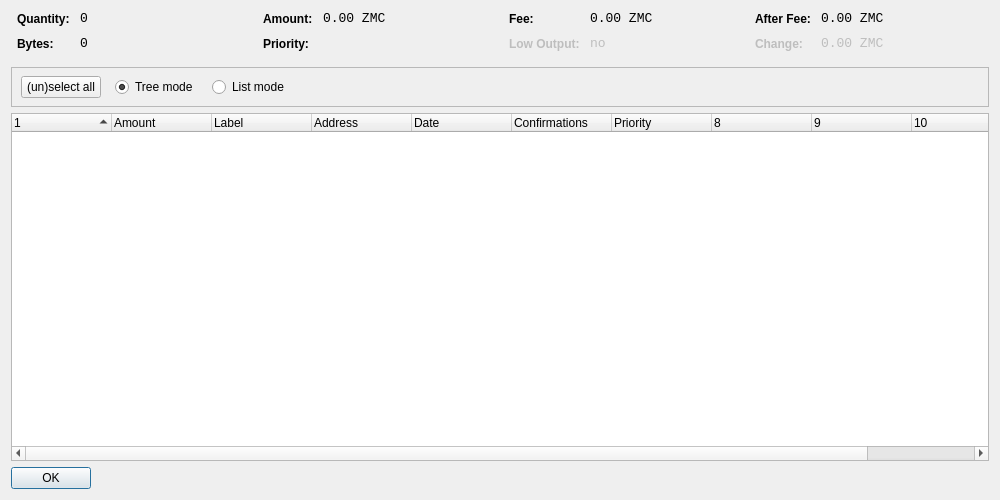
<?xml version="1.0" encoding="UTF-8"?>
<ui version="4.0">
 <class>CoinControlDialog</class>
 <widget class="QDialog" name="CoinControlDialog">
  <property name="geometry">
   <rect>
    <x>0</x>
    <y>0</y>
    <width>1000</width>
    <height>500</height>
   </rect>
  </property>
  <property name="windowTitle">
   <string>Coin Control</string>
  </property>
  <layout class="QVBoxLayout" name="verticalLayout">
   <item>
    <layout class="QHBoxLayout" name="horizontalLayoutTop" stretch="0,0,0,0">
     <property name="topMargin">
      <number>0</number>
     </property>
     <property name="bottomMargin">
      <number>10</number>
     </property>
     <item>
      <layout class="QFormLayout" name="formLayoutCoinControl1">
       <property name="horizontalSpacing">
        <number>10</number>
       </property>
       <property name="verticalSpacing">
        <number>10</number>
       </property>
       <property name="leftMargin">
        <number>6</number>
       </property>
       <property name="rightMargin">
        <number>6</number>
       </property>
       <item row="0" column="0">
        <widget class="QLabel" name="labelCoinControlQuantityText">
         <property name="styleSheet">
          <string notr="true">font-weight:bold;</string>
         </property>
         <property name="text">
          <string>Quantity:</string>
         </property>
        </widget>
       </item>
       <item row="0" column="1">
        <widget class="QLabel" name="labelCoinControlQuantity">
         <property name="font">
          <font>
           <family>Monospace</family>
           <pointsize>10</pointsize>
          </font>
         </property>
         <property name="cursor">
          <cursorShape>IBeamCursor</cursorShape>
         </property>
         <property name="contextMenuPolicy">
          <enum>Qt::ActionsContextMenu</enum>
         </property>
         <property name="text">
          <string notr="true">0</string>
         </property>
         <property name="textInteractionFlags">
          <set>Qt::LinksAccessibleByMouse|Qt::TextSelectableByKeyboard|Qt::TextSelectableByMouse</set>
         </property>
        </widget>
       </item>
       <item row="1" column="0">
        <widget class="QLabel" name="labelCoinControlBytesText">
         <property name="styleSheet">
          <string notr="true">font-weight:bold;</string>
         </property>
         <property name="text">
          <string>Bytes:</string>
         </property>
        </widget>
       </item>
       <item row="1" column="1">
        <widget class="QLabel" name="labelCoinControlBytes">
         <property name="font">
          <font>
           <family>Monospace</family>
           <pointsize>10</pointsize>
          </font>
         </property>
         <property name="cursor">
          <cursorShape>IBeamCursor</cursorShape>
         </property>
         <property name="contextMenuPolicy">
          <enum>Qt::ActionsContextMenu</enum>
         </property>
         <property name="text">
          <string notr="true">0</string>
         </property>
         <property name="textInteractionFlags">
          <set>Qt::LinksAccessibleByMouse|Qt::TextSelectableByKeyboard|Qt::TextSelectableByMouse</set>
         </property>
        </widget>
       </item>
      </layout>
     </item>
     <item>
      <layout class="QFormLayout" name="formLayoutCoinControl2">
       <property name="horizontalSpacing">
        <number>10</number>
       </property>
       <property name="verticalSpacing">
        <number>10</number>
       </property>
       <property name="leftMargin">
        <number>6</number>
       </property>
       <property name="rightMargin">
        <number>6</number>
       </property>
       <item row="0" column="0">
        <widget class="QLabel" name="labelCoinControlAmountText">
         <property name="styleSheet">
          <string notr="true">font-weight:bold;</string>
         </property>
         <property name="text">
          <string>Amount:</string>
         </property>
        </widget>
       </item>
       <item row="0" column="1">
        <widget class="QLabel" name="labelCoinControlAmount">
         <property name="font">
          <font>
           <family>Monospace</family>
           <pointsize>10</pointsize>
          </font>
         </property>
         <property name="cursor">
          <cursorShape>IBeamCursor</cursorShape>
         </property>
         <property name="contextMenuPolicy">
          <enum>Qt::ActionsContextMenu</enum>
         </property>
         <property name="text">
          <string notr="true">0.00 ZMC</string>
         </property>
         <property name="textInteractionFlags">
          <set>Qt::LinksAccessibleByMouse|Qt::TextSelectableByKeyboard|Qt::TextSelectableByMouse</set>
         </property>
        </widget>
       </item>
       <item row="1" column="0">
        <widget class="QLabel" name="labelCoinControlPriorityText">
         <property name="styleSheet">
          <string notr="true">font-weight:bold;</string>
         </property>
         <property name="text">
          <string>Priority:</string>
         </property>
        </widget>
       </item>
       <item row="1" column="1">
        <widget class="QLabel" name="labelCoinControlPriority">
         <property name="font">
          <font>
           <family>Monospace</family>
           <pointsize>10</pointsize>
          </font>
         </property>
         <property name="cursor">
          <cursorShape>IBeamCursor</cursorShape>
         </property>
         <property name="contextMenuPolicy">
          <enum>Qt::ActionsContextMenu</enum>
         </property>
         <property name="text">
          <string/>
         </property>
         <property name="textInteractionFlags">
          <set>Qt::LinksAccessibleByMouse|Qt::TextSelectableByKeyboard|Qt::TextSelectableByMouse</set>
         </property>
        </widget>
       </item>
      </layout>
     </item>
     <item>
      <layout class="QFormLayout" name="formLayoutCoinControl3">
       <property name="horizontalSpacing">
        <number>10</number>
       </property>
       <property name="verticalSpacing">
        <number>10</number>
       </property>
       <property name="leftMargin">
        <number>6</number>
       </property>
       <property name="rightMargin">
        <number>6</number>
       </property>
       <item row="0" column="0">
        <widget class="QLabel" name="labelCoinControlFeeText">
         <property name="styleSheet">
          <string notr="true">font-weight:bold;</string>
         </property>
         <property name="text">
          <string>Fee:</string>
         </property>
        </widget>
       </item>
       <item row="0" column="1">
        <widget class="QLabel" name="labelCoinControlFee">
         <property name="font">
          <font>
           <family>Monospace</family>
           <pointsize>10</pointsize>
          </font>
         </property>
         <property name="cursor">
          <cursorShape>IBeamCursor</cursorShape>
         </property>
         <property name="contextMenuPolicy">
          <enum>Qt::ActionsContextMenu</enum>
         </property>
         <property name="text">
          <string notr="true">0.00 ZMC</string>
         </property>
         <property name="textInteractionFlags">
          <set>Qt::LinksAccessibleByMouse|Qt::TextSelectableByKeyboard|Qt::TextSelectableByMouse</set>
         </property>
        </widget>
       </item>
       <item row="1" column="0">
        <widget class="QLabel" name="labelCoinControlLowOutputText">
         <property name="enabled">
          <bool>false</bool>
         </property>
         <property name="styleSheet">
          <string notr="true">font-weight:bold;</string>
         </property>
         <property name="text">
          <string>Low Output:</string>
         </property>
        </widget>
       </item>
       <item row="1" column="1">
        <widget class="QLabel" name="labelCoinControlLowOutput">
         <property name="enabled">
          <bool>false</bool>
         </property>
         <property name="font">
          <font>
           <family>Monospace</family>
           <pointsize>10</pointsize>
          </font>
         </property>
         <property name="cursor">
          <cursorShape>IBeamCursor</cursorShape>
         </property>
         <property name="contextMenuPolicy">
          <enum>Qt::ActionsContextMenu</enum>
         </property>
         <property name="text">
          <string notr="true">no</string>
         </property>
         <property name="textInteractionFlags">
          <set>Qt::LinksAccessibleByMouse|Qt::TextSelectableByKeyboard|Qt::TextSelectableByMouse</set>
         </property>
        </widget>
       </item>
      </layout>
     </item>
     <item>
      <layout class="QFormLayout" name="formLayoutCoinControl4">
       <property name="horizontalSpacing">
        <number>10</number>
       </property>
       <property name="verticalSpacing">
        <number>10</number>
       </property>
       <property name="leftMargin">
        <number>6</number>
       </property>
       <property name="rightMargin">
        <number>6</number>
       </property>
       <item row="0" column="0">
        <widget class="QLabel" name="labelCoinControlAfterFeeText">
         <property name="styleSheet">
          <string notr="true">font-weight:bold;</string>
         </property>
         <property name="text">
          <string>After Fee:</string>
         </property>
        </widget>
       </item>
       <item row="0" column="1">
        <widget class="QLabel" name="labelCoinControlAfterFee">
         <property name="font">
          <font>
           <family>Monospace</family>
           <pointsize>10</pointsize>
          </font>
         </property>
         <property name="cursor">
          <cursorShape>IBeamCursor</cursorShape>
         </property>
         <property name="contextMenuPolicy">
          <enum>Qt::ActionsContextMenu</enum>
         </property>
         <property name="text">
          <string notr="true">0.00 ZMC</string>
         </property>
         <property name="textInteractionFlags">
          <set>Qt::LinksAccessibleByMouse|Qt::TextSelectableByKeyboard|Qt::TextSelectableByMouse</set>
         </property>
        </widget>
       </item>
       <item row="1" column="0">
        <widget class="QLabel" name="labelCoinControlChangeText">
         <property name="enabled">
          <bool>false</bool>
         </property>
         <property name="styleSheet">
          <string notr="true">font-weight:bold;</string>
         </property>
         <property name="text">
          <string>Change:</string>
         </property>
        </widget>
       </item>
       <item row="1" column="1">
        <widget class="QLabel" name="labelCoinControlChange">
         <property name="enabled">
          <bool>false</bool>
         </property>
         <property name="font">
          <font>
           <family>Monospace</family>
           <pointsize>10</pointsize>
          </font>
         </property>
         <property name="cursor">
          <cursorShape>IBeamCursor</cursorShape>
         </property>
         <property name="contextMenuPolicy">
          <enum>Qt::ActionsContextMenu</enum>
         </property>
         <property name="text">
          <string notr="true">0.00 ZMC</string>
         </property>
         <property name="textInteractionFlags">
          <set>Qt::LinksAccessibleByMouse|Qt::TextSelectableByKeyboard|Qt::TextSelectableByMouse</set>
         </property>
        </widget>
       </item>
      </layout>
     </item>
    </layout>
   </item>
   <item>
    <widget class="QFrame" name="frame">
     <property name="minimumSize">
      <size>
       <width>0</width>
       <height>40</height>
      </size>
     </property>
     <property name="frameShape">
      <enum>QFrame::StyledPanel</enum>
     </property>
     <property name="frameShadow">
      <enum>QFrame::Sunken</enum>
     </property>
     <widget class="QWidget" name="horizontalLayoutWidget">
      <property name="geometry">
       <rect>
        <x>10</x>
        <y>0</y>
        <width>781</width>
        <height>41</height>
       </rect>
      </property>
      <layout class="QHBoxLayout" name="horizontalLayoutPanel" stretch="0,0,0,0,0">
       <property name="spacing">
        <number>14</number>
       </property>
       <item>
        <widget class="QPushButton" name="pushButtonSelectAll">
         <property name="sizePolicy">
          <sizepolicy hsizetype="Maximum" vsizetype="Fixed">
           <horstretch>0</horstretch>
           <verstretch>0</verstretch>
          </sizepolicy>
         </property>
         <property name="text">
          <string>(un)select all</string>
         </property>
        </widget>
       </item>
       <item>
        <widget class="QRadioButton" name="radioTreeMode">
         <property name="sizePolicy">
          <sizepolicy hsizetype="Maximum" vsizetype="Fixed">
           <horstretch>0</horstretch>
           <verstretch>0</verstretch>
          </sizepolicy>
         </property>
         <property name="text">
          <string>Tree mode</string>
         </property>
         <property name="checked">
          <bool>true</bool>
         </property>
        </widget>
       </item>
       <item>
        <widget class="QRadioButton" name="radioListMode">
         <property name="sizePolicy">
          <sizepolicy hsizetype="Maximum" vsizetype="Fixed">
           <horstretch>0</horstretch>
           <verstretch>0</verstretch>
          </sizepolicy>
         </property>
         <property name="text">
          <string>List mode</string>
         </property>
        </widget>
       </item>
       <item>
        <spacer name="horizontalSpacer">
         <property name="orientation">
          <enum>Qt::Horizontal</enum>
         </property>
         <property name="sizeHint" stdset="0">
          <size>
           <width>40</width>
           <height>20</height>
          </size>
         </property>
        </spacer>
       </item>
      </layout>
     </widget>
    </widget>
   </item>
   <item>
    <widget class="CoinControlTreeWidget" name="treeWidget">
     <property name="contextMenuPolicy">
      <enum>Qt::CustomContextMenu</enum>
     </property>
     <property name="sortingEnabled">
      <bool>false</bool>
     </property>
     <property name="columnCount">
      <number>11</number>
     </property>
     <attribute name="headerShowSortIndicator" stdset="0">
      <bool>true</bool>
     </attribute>
     <attribute name="headerStretchLastSection">
      <bool>false</bool>
     </attribute>
     <column>
      <property name="text">
       <string/>
      </property>
     </column>
     <column>
      <property name="text">
       <string>Amount</string>
      </property>
     </column>
     <column>
      <property name="text">
       <string>Label</string>
      </property>
     </column>
     <column>
      <property name="text">
       <string>Address</string>
      </property>
     </column>
     <column>
      <property name="text">
       <string>Date</string>
      </property>
     </column>
     <column>
      <property name="text">
       <string>Confirmations</string>
      </property>
      <property name="toolTip">
       <string>Confirmed</string>
      </property>
     </column>
     <column>
      <property name="text">
       <string>Priority</string>
      </property>
     </column>
     <column>
      <property name="text">
       <string/>
      </property>
     </column>
     <column>
      <property name="text">
       <string/>
      </property>
     </column>
     <column>
      <property name="text">
       <string/>
      </property>
     </column>
     <column>
      <property name="text">
       <string/>
      </property>
     </column>
    </widget>
   </item>
   <item>
    <widget class="QDialogButtonBox" name="buttonBox">
     <property name="sizePolicy">
      <sizepolicy hsizetype="Maximum" vsizetype="Fixed">
       <horstretch>0</horstretch>
       <verstretch>0</verstretch>
      </sizepolicy>
     </property>
     <property name="orientation">
      <enum>Qt::Horizontal</enum>
     </property>
     <property name="standardButtons">
      <set>QDialogButtonBox::Ok</set>
     </property>
    </widget>
   </item>
  </layout>
 </widget>
 <customwidgets>
  <customwidget>
   <class>CoinControlTreeWidget</class>
   <extends>QTreeWidget</extends>
   <header>coincontroltreewidget.h</header>
  </customwidget>
 </customwidgets>
 <resources/>
 <connections/>
</ui>
